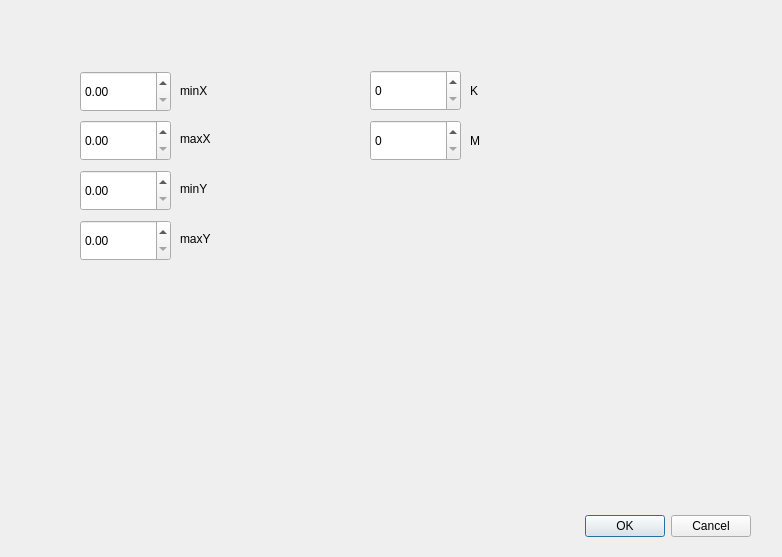
<?xml version="1.0" encoding="UTF-8"?>
<ui version="4.0">
 <class>Dialog</class>
 <widget class="QDialog" name="Dialog">
  <property name="geometry">
   <rect>
    <x>0</x>
    <y>0</y>
    <width>782</width>
    <height>557</height>
   </rect>
  </property>
  <property name="windowTitle">
   <string>Dialog</string>
  </property>
  <widget class="QDialogButtonBox" name="buttonBox">
   <property name="geometry">
    <rect>
     <x>410</x>
     <y>510</y>
     <width>341</width>
     <height>32</height>
    </rect>
   </property>
   <property name="orientation">
    <enum>Qt::Horizontal</enum>
   </property>
   <property name="standardButtons">
    <set>QDialogButtonBox::Cancel|QDialogButtonBox::Ok</set>
   </property>
  </widget>
  <widget class="QLabel" name="label">
   <property name="geometry">
    <rect>
     <x>180</x>
     <y>70</y>
     <width>121</width>
     <height>41</height>
    </rect>
   </property>
   <property name="text">
    <string>minX</string>
   </property>
  </widget>
  <widget class="QLabel" name="label_2">
   <property name="geometry">
    <rect>
     <x>180</x>
     <y>123</y>
     <width>111</width>
     <height>31</height>
    </rect>
   </property>
   <property name="text">
    <string>maxX</string>
   </property>
  </widget>
  <widget class="QLabel" name="label_3">
   <property name="geometry">
    <rect>
     <x>180</x>
     <y>173</y>
     <width>111</width>
     <height>31</height>
    </rect>
   </property>
   <property name="text">
    <string>minY</string>
   </property>
  </widget>
  <widget class="QLabel" name="label_4">
   <property name="geometry">
    <rect>
     <x>180</x>
     <y>223</y>
     <width>141</width>
     <height>31</height>
    </rect>
   </property>
   <property name="text">
    <string>maxY</string>
   </property>
  </widget>
  <widget class="QDoubleSpinBox" name="minX">
   <property name="geometry">
    <rect>
     <x>80</x>
     <y>71</y>
     <width>91</width>
     <height>41</height>
    </rect>
   </property>
  </widget>
  <widget class="QDoubleSpinBox" name="maxX">
   <property name="geometry">
    <rect>
     <x>80</x>
     <y>120</y>
     <width>91</width>
     <height>41</height>
    </rect>
   </property>
  </widget>
  <widget class="QDoubleSpinBox" name="minY">
   <property name="geometry">
    <rect>
     <x>80</x>
     <y>170</y>
     <width>91</width>
     <height>41</height>
    </rect>
   </property>
  </widget>
  <widget class="QDoubleSpinBox" name="maxY">
   <property name="geometry">
    <rect>
     <x>80</x>
     <y>220</y>
     <width>91</width>
     <height>41</height>
    </rect>
   </property>
  </widget>
  <widget class="QSpinBox" name="gridK">
   <property name="geometry">
    <rect>
     <x>370</x>
     <y>70</y>
     <width>91</width>
     <height>41</height>
    </rect>
   </property>
  </widget>
  <widget class="QLabel" name="label_5">
   <property name="geometry">
    <rect>
     <x>470</x>
     <y>70</y>
     <width>121</width>
     <height>41</height>
    </rect>
   </property>
   <property name="text">
    <string>K</string>
   </property>
  </widget>
  <widget class="QSpinBox" name="gridM">
   <property name="geometry">
    <rect>
     <x>370</x>
     <y>120</y>
     <width>91</width>
     <height>41</height>
    </rect>
   </property>
  </widget>
  <widget class="QLabel" name="label_6">
   <property name="geometry">
    <rect>
     <x>470</x>
     <y>120</y>
     <width>121</width>
     <height>41</height>
    </rect>
   </property>
   <property name="text">
    <string>M</string>
   </property>
  </widget>
 </widget>
 <resources/>
 <connections>
  <connection>
   <sender>buttonBox</sender>
   <signal>accepted()</signal>
   <receiver>Dialog</receiver>
   <slot>accept()</slot>
   <hints>
    <hint type="sourcelabel">
     <x>248</x>
     <y>254</y>
    </hint>
    <hint type="destinationlabel">
     <x>157</x>
     <y>274</y>
    </hint>
   </hints>
  </connection>
  <connection>
   <sender>buttonBox</sender>
   <signal>rejected()</signal>
   <receiver>Dialog</receiver>
   <slot>reject()</slot>
   <hints>
    <hint type="sourcelabel">
     <x>316</x>
     <y>260</y>
    </hint>
    <hint type="destinationlabel">
     <x>286</x>
     <y>274</y>
    </hint>
   </hints>
  </connection>
 </connections>
</ui>
